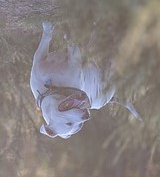
#> input picture lab2/low_contrast_image_dog_rotated.jpg, 160 x 177 px
$ jupyter execute SIFT_descriptor_lab2.ipynb   (shell and % lines are left out)
#> lines starting #> are read from the running program, lines starting #| are printed output that depends on the picture
[cell 1]
import numpy as np
import cv2 as cv
import matplotlib.pyplot as plt

[cell 2]
cv.__version__

[cell 3]
def get_kpoints_descriptors_sift(img1, img2):
    '''Creates sift object and finds keypoints and descriptors for images'''

    #create sift descriptor object
    sift = cv.xfeatures2d.SIFT_create()
    #detenct and compute keypoints and descriptors for imges
    kp1, des1 = sift.detectAndCompute(img1, None)
    kp2, des2 = sift.detectAndCompute(img2, None)

    return (kp1, des1), (kp2, des2)

[cell 4]
def cv_bf_matcher(des1, des2, kp1, kp2, topn=10):
    '''Creates brute force matcher and matches all mathes on output image'''

    #create matcher with recomended L1 norm
    matcher = cv.BFMatcher(normType=cv.NORM_L1)
    #get matches from two descriptors
    matches = matcher.match(des1,des2)
    #get top n matches based on distance
    top_matches = sorted(matches, key = lambda x : x.distance)[:topn]

    #returns image with matches
    matched_image = cv.drawMatches(img1,kp1,img2,kp2,top_matches,None,flags=cv.DrawMatchesFlags_NOT_DRAW_SINGLE_POINTS)

    return matched_image

[cell 5]
def custom_bf_matcher(des1, des2, kp1, kp2, topn=10):
    '''Custom implementation of BFMatcher match with L1 norm'''
    #iterate over descriptors and create descriptor objects for each descriptor
    matches = []
    for i, k1 in enumerate(des1):
        for j, k2 in enumerate(des2):
            #append DMatch object for drawing Matches that contains distance between each descriptor in des1 and des2
            matches.append(cv.DMatch(_distance=np.linalg.norm((k1 - k2), ord=1), _imgIdx=0, _queryIdx=i,_trainIdx=j))

    #get top n matches based on distance
    top_matches = sorted(matches, key = lambda x : x.distance)[:topn]
    #returns image with matches
    matched_image = cv.drawMatches(img1,kp1,img2,kp2,top_matches,None,flags=cv.DrawMatchesFlags_NOT_DRAW_SINGLE_POINTS)

    return matched_image

[cell 6]
img1 = cv.imread('low_contrast_image_dog_rotated.jpg',cv.IMREAD_GRAYSCALE)
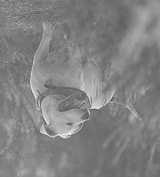
#> img1: shape (177, 160); min 78, max 245, mean 129.7
img2 = cv.imread('low_contrast_image.jpg',cv.IMREAD_GRAYSCALE)
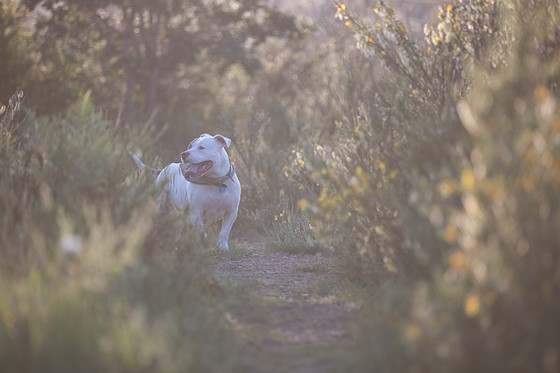
#> input picture lab2/low_contrast_image.jpg, 560 x 373 px
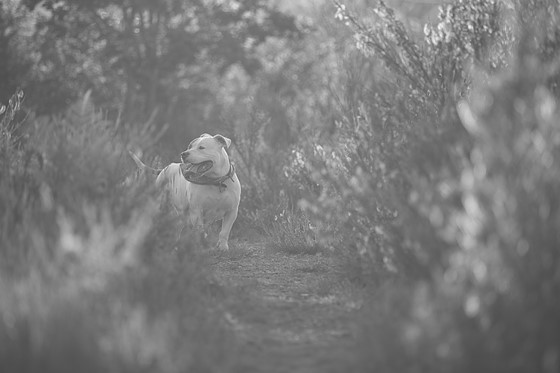
#> img2: shape (373, 560); min 68, max 246, mean 122.3

[cell 7]
(kp1, des1), (kp2, des2) = get_kpoints_descriptors_sift(img1, img2)
#> in get_kpoints_descriptors_sift, `kp1, des1 = sift.detectAndCompute(img1, None)`: kp1 = 43 keypoints; strongest (x, y, size): (96, 105, 6), (70, 124, 2.7), (64, 135, 4.2), (70, 133, 2.6)
#> in get_kpoints_descriptors_sift, `kp2, des2 = sift.detectAndCompute(img2, None)`: kp2 = 577 keypoints; strongest (x, y, size): (470, 27, 3.1), (485, 27, 2), (346, 17, 1.8), (227, 140, 3.7)

[cell 8]
cv_bf_img = cv_bf_matcher(des1, des2, kp1, kp2)
#> in cv_bf_matcher, `matches = matcher.match(des1,des2)`: matches = 43 matches
#> in cv_bf_matcher, `top_matches = sorted(matches, key = lambda x : x.distance)[:topn]`: top_matches = 10 matches
#> in cv_bf_matcher, `matched_image = cv.drawMatches(img1,kp1,img2,kp2,top_matches,None,flag..`:
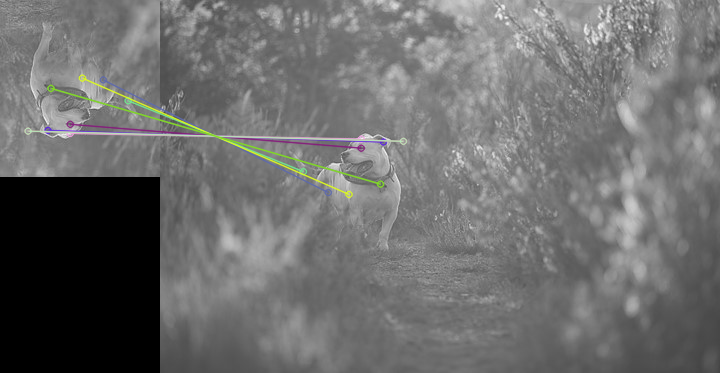
#> matched_image: shape (373, 720, 3); mean of channels 0, 1, 2 108.7, 109.2, 109; drawn as B, G, R
plt.figure(figsize=(10,10))
plt.imshow(cv_bf_img),plt.show()

[cell 9]
custom_bf_img = custom_bf_matcher(des1, des2, kp1, kp2)
#> the loop in custom_bf_matcher, `for i, k1 in enumerate(des1):` made 43 passes
#> after the loop in custom_bf_matcher, `for i, k1 in enumerate(des1):`: matches = 24811 matches
#> in custom_bf_matcher, `top_matches = sorted(matches, key = lambda x : x.distance)[:topn]`: top_matches = 10 matches
plt.figure(figsize=(10,10))
plt.imshow(custom_bf_img),plt.show()

[cell 10]
img1 = cv.imread('low_contrast_image_dog_rotated.jpg')
#> img1 is the input picture: shape (177, 160, 3); mean B, G, R 127.2, 127.6, 134.7
img1 = cv.cvtColor(img1, cv.COLOR_BGR2RGB)
img2 = cv.imread('low_contrast_image.jpg')
#> img2 is the input picture: shape (373, 560, 3); mean B, G, R 110.8, 120.1, 130.8
img2 = cv.cvtColor(img2, cv.COLOR_BGR2RGB)

[cell 11]
(kp1, des1), (kp2, des2) = get_kpoints_descriptors_sift(img1, img2)
#> in get_kpoints_descriptors_sift (call 2), `kp1, des1 = sift.detectAndCompute(img1, None)`: kp1 = 54 keypoints; strongest (x, y, size): (43, 131, 4), (96, 105, 6.2), (70, 124, 2.8), (70, 133, 2.8)
#> in get_kpoints_descriptors_sift (call 2), `kp2, des2 = sift.detectAndCompute(img2, None)`: kp2 = 572 keypoints; strongest (x, y, size): (470, 27, 3.1), (485, 27, 2), (346, 17, 1.9), (227, 140, 3.8)

[cell 12]
cv_bf_img = cv_bf_matcher(des1, des2, kp1, kp2)
#> call 2 of cv_bf_matcher, with topn = 10
#> in cv_bf_matcher (call 2), `matches = matcher.match(des1,des2)`: matches = 54 matches
#> in cv_bf_matcher (call 2), `matched_image = cv.drawMatches(img1,kp1,img2,kp2,top_matches,None,flag..`:
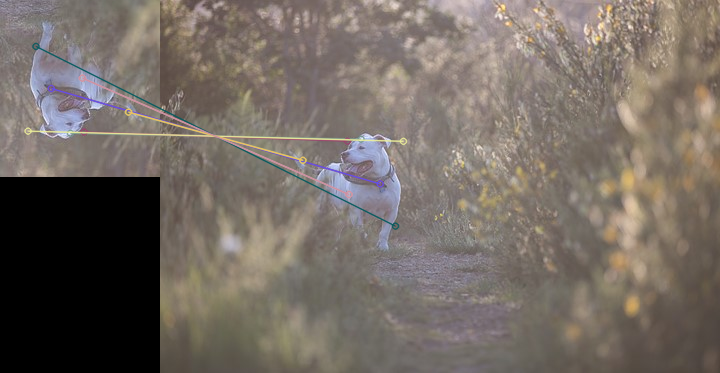
#> matched_image: shape (373, 720, 3); mean R, G, B 116.1, 107.1, 99.7
plt.figure(figsize=(10,10))
plt.imshow(cv_bf_img),plt.show()

[cell 13]
custom_bf_img = custom_bf_matcher(des1, des2, kp1, kp2)
#> the loop in custom_bf_matcher (call 2), `for i, k1 in enumerate(des1):` made 54 passes
#> after the loop in custom_bf_matcher (call 2), `for i, k1 in enumerate(des1):`: matches = 30888 matches
plt.figure(figsize=(10,10))
plt.imshow(custom_bf_img),plt.show()

[cell 14]
img1 = cv.imread('high_contrast_img_boat.jpg',cv.IMREAD_GRAYSCALE)
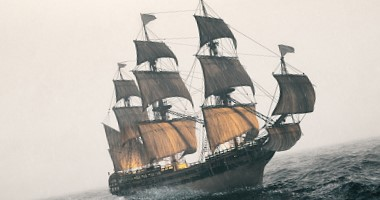
#> input picture lab2/high_contrast_img_boat.jpg, 380 x 200 px
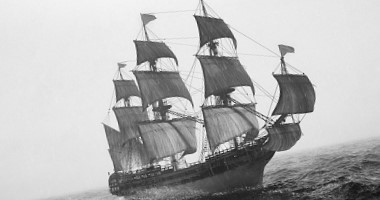
#> img1: shape (200, 380); min 17, max 255, mean 183
img2 = cv.imread('high_contrast_img.jpg',cv.IMREAD_GRAYSCALE)
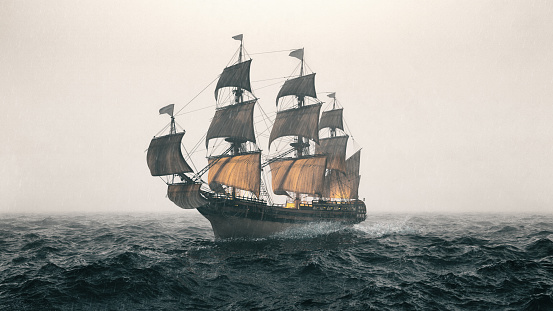
#> input picture lab2/high_contrast_img.jpg, 553 x 311 px
#> img2: shape (311, 553); min 2, max 255, mean 167.1
(kp1, des1), (kp2, des2) = get_kpoints_descriptors_sift(img1, img2)
#> in get_kpoints_descriptors_sift (call 3), `kp1, des1 = sift.detectAndCompute(img1, None)`: kp1 = 407 keypoints; strongest (x, y, size): (211, 29, 19.4), (297, 92, 25.3), (233, 103, 2.2), (288, 120, 4.8)
#> in get_kpoints_descriptors_sift (call 3), `kp2, des2 = sift.detectAndCompute(img2, None)`: kp2 = 673 keypoints; strongest (x, y, size): (224, 186, 1.9), (229, 153, 2.2), (237, 76, 19.5), (192, 171, 2.2)

[cell 15]
cv_bf_img = cv_bf_matcher(des1, des2, kp1, kp2)
#> call 3 of cv_bf_matcher, with topn = 10
#> in cv_bf_matcher (call 3), `matches = matcher.match(des1,des2)`: matches = 407 matches
#> in cv_bf_matcher (call 3), `matched_image = cv.drawMatches(img1,kp1,img2,kp2,top_matches,None,flag..`:
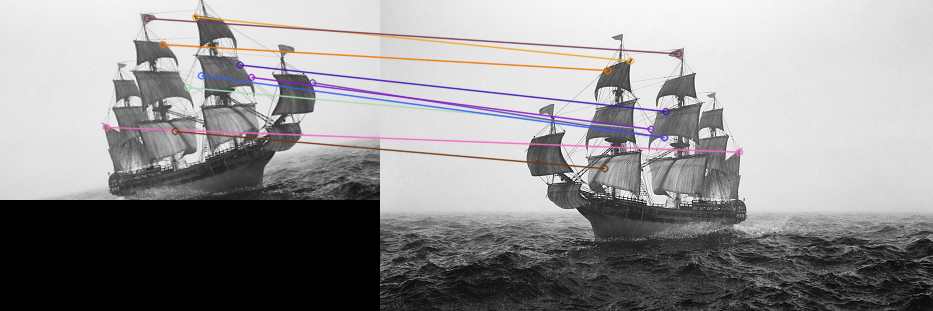
#> matched_image: shape (311, 933, 3); mean of channels 0, 1, 2 145.5, 144.7, 146; drawn as B, G, R
plt.figure(figsize=(10,10))
plt.imshow(cv_bf_img),plt.show()

[cell 16]
img1 = cv.imread('high_contrast_img_boat.jpg')
#> img1 is the input picture: shape (200, 380, 3); mean B, G, R 175.3, 182.4, 187.3
img1 = cv.cvtColor(img1, cv.COLOR_BGR2RGB)
img2 = cv.imread('high_contrast_img.jpg')
#> img2 is the input picture: shape (311, 553, 3); mean B, G, R 161.6, 167.3, 168.6
img2 = cv.cvtColor(img2, cv.COLOR_BGR2RGB)

[cell 17]
custom_bf_img = custom_bf_matcher(des1, des2, kp1, kp2)
#> call 3 of custom_bf_matcher, with topn = 10
#> after the loop in custom_bf_matcher (call 3), `for i, k1 in enumerate(des1):`: matches = 273911 matches
#> in custom_bf_matcher (call 3), `matched_image = cv.drawMatches(img1,kp1,img2,kp2,top_matches,None,flag..`:
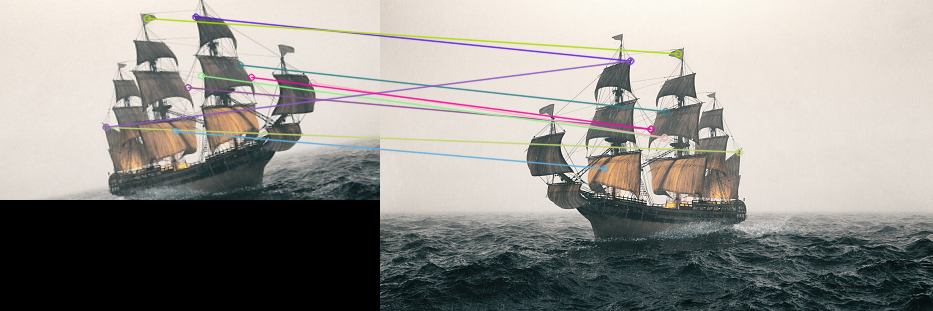
#> matched_image: shape (311, 933, 3); mean R, G, B 147.9, 145.8, 140.9
